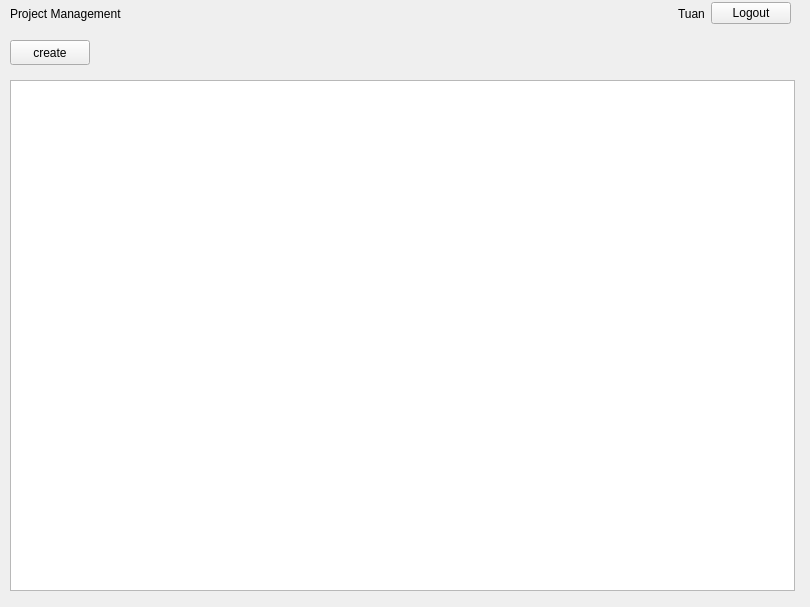
<?xml version="1.0" encoding="UTF-8"?>
<ui version="4.0">
 <class>ProjectListScreen</class>
 <widget class="QWidget" name="ProjectListScreen">
  <property name="geometry">
   <rect>
    <x>0</x>
    <y>0</y>
    <width>810</width>
    <height>607</height>
   </rect>
  </property>
  <property name="windowTitle">
   <string>Form</string>
  </property>
  <widget class="QTableView" name="project_list">
   <property name="geometry">
    <rect>
     <x>10</x>
     <y>80</y>
     <width>785</width>
     <height>511</height>
    </rect>
   </property>
  </widget>
  <widget class="QWidget" name="layoutWidget_2">
   <property name="geometry">
    <rect>
     <x>10</x>
     <y>0</y>
     <width>781</width>
     <height>27</height>
    </rect>
   </property>
   <layout class="QHBoxLayout" name="horizontalLayout">
    <item>
     <widget class="QLabel" name="label_6">
      <property name="text">
       <string>Project Management</string>
      </property>
     </widget>
    </item>
    <item>
     <spacer name="horizontalSpacer_5">
      <property name="orientation">
       <enum>Qt::Horizontal</enum>
      </property>
      <property name="sizeHint" stdset="0">
       <size>
        <width>248</width>
        <height>20</height>
       </size>
      </property>
     </spacer>
    </item>
    <item>
     <widget class="QLabel" name="label_5">
      <property name="text">
       <string>Tuan</string>
      </property>
     </widget>
    </item>
    <item>
     <widget class="QPushButton" name="logout_btn">
      <property name="text">
       <string>Logout</string>
      </property>
     </widget>
    </item>
   </layout>
  </widget>
  <widget class="QPushButton" name="create_project_btn">
   <property name="geometry">
    <rect>
     <x>10</x>
     <y>40</y>
     <width>80</width>
     <height>25</height>
    </rect>
   </property>
   <property name="text">
    <string>create</string>
   </property>
  </widget>
 </widget>
 <resources/>
 <connections/>
</ui>
